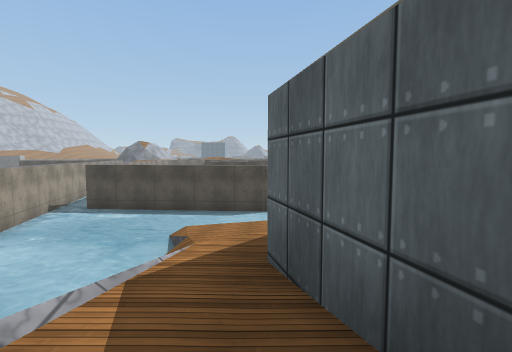
View 1 (above)

15 first-person views from a walk through a scene from a Unity 3-D project. The camera is 1.2 m above the floor, tilts 4° down and sees 85° across. The floor is counted in squares, 2 m on a side. Each view is taken from the middle of a square. On the plan, view 1 faces up. The plan holds only what a view shows up to about 9 squares ahead; the rest is blank. The place goes on beyond the plan. The player is left out. Some surface patterns are stand-ins.

View 2
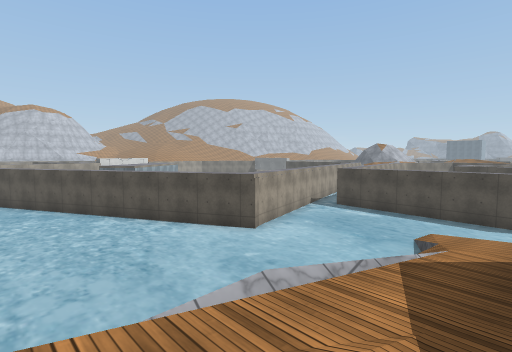

View 3
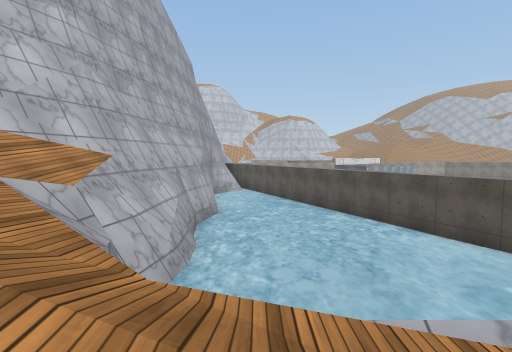

View 4
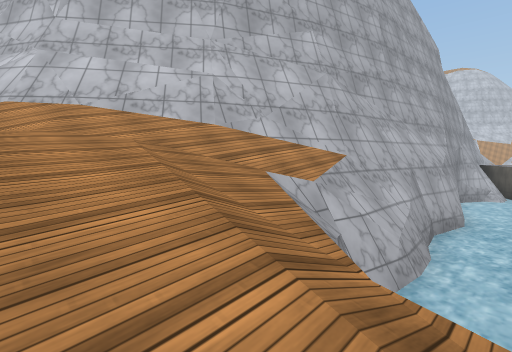

View 5
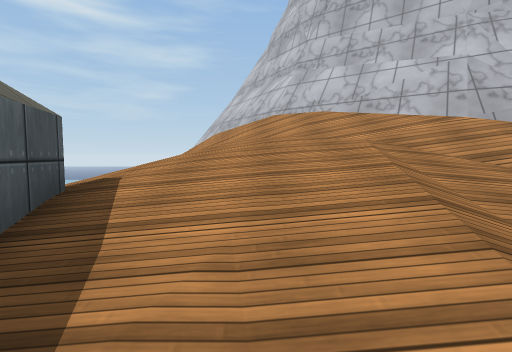

View 6
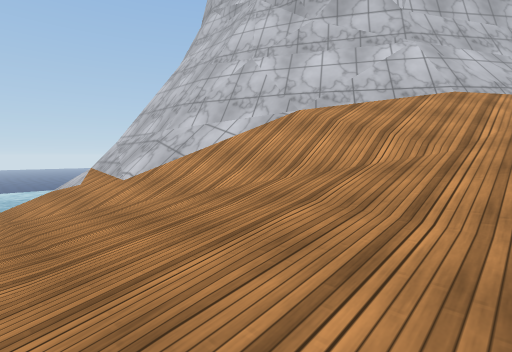

View 7
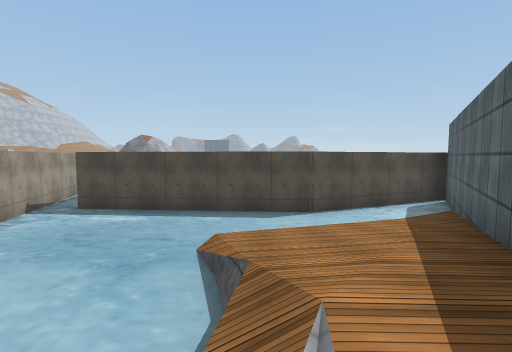

View 8
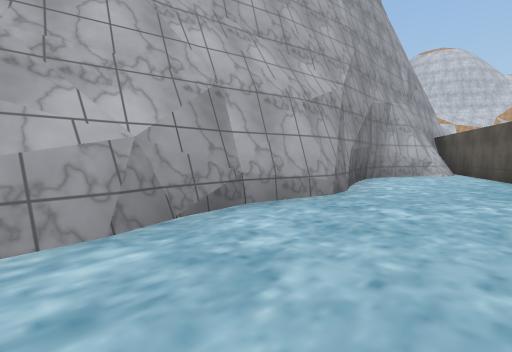

View 9
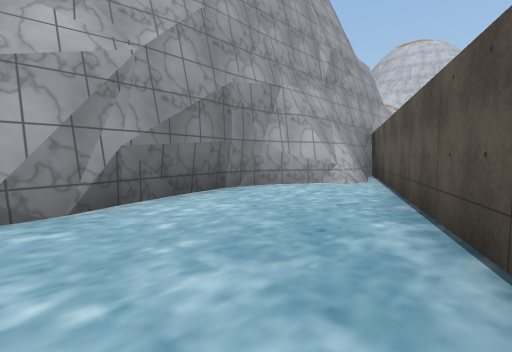

View 10
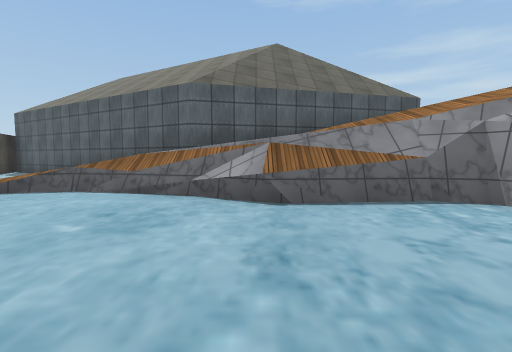

View 11
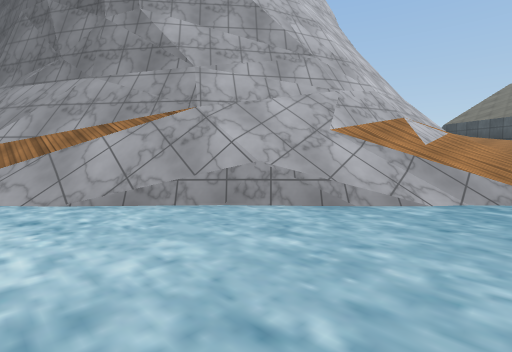

View 12
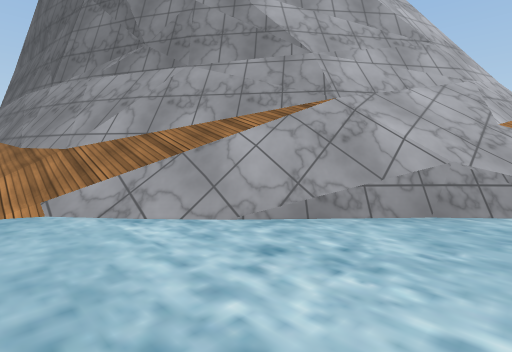

View 13
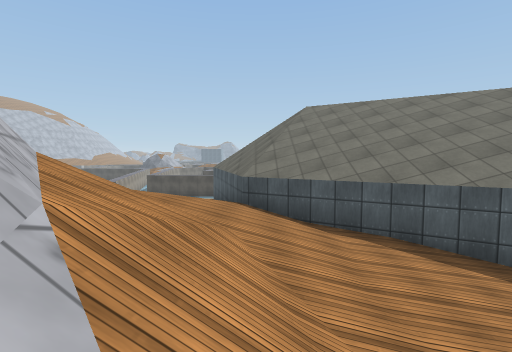

View 14
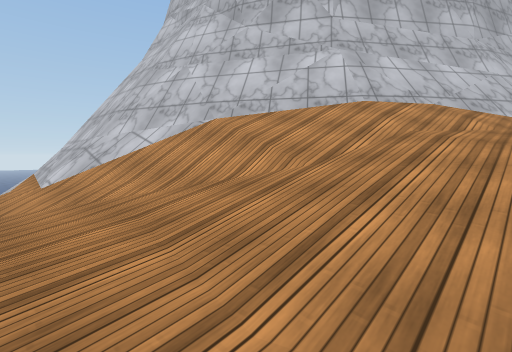

View 15
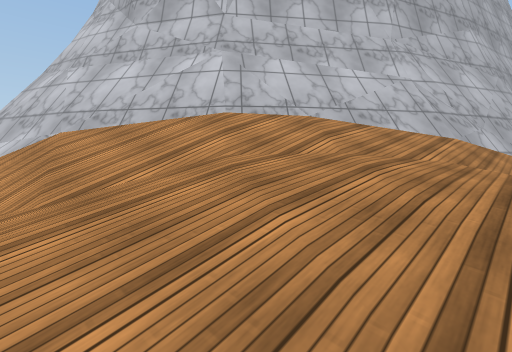

### Floor plan
Key: @ floor where view 1 was taken; # wall or solid block; . main floor; : floor 0.75 m higher than the main floor; + floor 1.5 m higher than the main floor; * floor 2.25 m higher than the main floor; % floor 3 m higher than the main floor; / step, stairs or slope; = window, fence, low wall or low ledge; ^ raised ledge; v drop or lower ground.
Columns run from 18 left of view 1 to 5 right of it. Each row starts with its distance up from view 1.
 10                     ###
  9             #########.#
  8             #.........#
  7             #........##
  6             #.......##
  5             #.......#
  4            ###.../:##
  3          ###...../:#
  2        ###......//:#
  1      ###........//+#
  0    ###..........//@#
 -1   ##............//+##
 -2 ###.............//**#
 -3 ###############///%*##
 -4  v         ###///%%%/###
 -5         vv   ^^#//%///+#
 -6                ^#///%/++
 -7                 ^#///*++
 -8                  ^#///++
 -9                   ^#//++
-10                    #//+:
-11                    ^#//:
-12                  v  #=//
-13                  v  ^#//
-14                  v  #///
-15                    ^#///
-16                   ^#///.
-17                  ^^#/=..
-18                ^###/=...
-19               ###=//....
-20           ^^^^##=//.....
-21             //////....

Where each view was taken, in squares from view 1:
view 1: 0 up, 0 right, facing up
view 2: 1 down, 0 right, facing up-left
view 3: 1 down, 0 right, facing left
view 4: 1 down, 0 right, facing down-left
view 5: 1 down, 0 right, facing down
view 6: 6 down, 5 right, facing down-left
view 7: 2 up, 1 left, facing up
view 8: 0 up, 5 left, facing down-left
view 9: 1 up, 9 left, facing down-left
view 10: 1 up, 6 left, facing right
view 11: 20 down, 5 right, facing up-left
view 12: 21 down, 3 right, facing up-left
view 13: 10 down, 2 right, facing up
view 14: 5 down, 4 right, facing down-left
view 15: 4 down, 2 right, facing down-left
